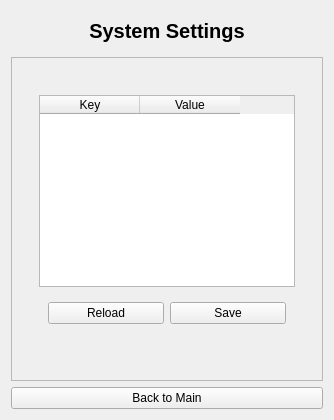
<?xml version="1.0" encoding="UTF-8"?>
<ui version="4.0">
 <class>SettingWidget</class>
 <widget class="QWidget" name="SettingWidget">
  <layout class="QVBoxLayout" name="verticalLayoutRoot">
   <item>
    <widget class="QLabel" name="labelSettingTitle">
     <property name="text">
      <string>System Settings</string>
     </property>
     <property name="alignment">
      <set>Qt::AlignCenter</set>
     </property>
     <property name="styleSheet">
      <string notr="true">font-size:20px; font-weight:600; padding:8px 0;</string>
     </property>
    </widget>
   </item>
   <item>
    <widget class="QScrollArea" name="scrollArea">
     <property name="widgetResizable">
      <bool>true</bool>
     </property>
     <widget class="QWidget" name="scrollAreaWidgetContents">
      <layout class="QVBoxLayout" name="verticalLayoutScroll">
       <item>
        <widget class="QWidget" name="settingsContainer">
         <layout class="QVBoxLayout" name="verticalLayoutSettingsContainer">
          <item>
           <spacer name="verticalSpacerTop">
            <property name="orientation"><enum>Qt::Vertical</enum></property>
            <property name="sizeHint" stdset="0"><size><width>20</width><height>10</height></size></property>
           </spacer>
          </item>
          <item>
           <widget class="QFrame" name="frameSettingsList">
            <property name="frameShape"><enum>QFrame::NoFrame</enum></property>
                        <layout class="QVBoxLayout" name="layoutSettingsList">
                         <item>
                            <widget class="QTableWidget" name="tableSettings">
                             <property name="columnCount">
                                <number>2</number>
                             </property>
                             <column>
                                <property name="text">
                                 <string>Key</string>
                                </property>
                             </column>
                             <column>
                                <property name="text">
                                 <string>Value</string>
                                </property>
                             </column>
                            </widget>
                         </item>
                         <item>
                            <widget class="QWidget" name="settingsButtons">
                             <layout class="QHBoxLayout" name="horizontalLayoutSettingsButtons">
                                <item>
                                 <widget class="QPushButton" name="btnReloadSettings">
                                    <property name="text"><string>Reload</string></property>
                                 </widget>
                                </item>
                                <item>
                                 <widget class="QPushButton" name="btnSaveSettings">
                                    <property name="text"><string>Save</string></property>
                                 </widget>
                                </item>
                             </layout>
                            </widget>
                         </item>
                        </layout>
           </widget>
          </item>
          <item>
           <spacer name="verticalSpacerBottom">
            <property name="orientation"><enum>Qt::Vertical</enum></property>
            <property name="sizeHint" stdset="0"><size><width>20</width><height>20</height></size></property>
           </spacer>
          </item>
         </layout>
        </widget>
       </item>
      </layout>
     </widget>
    </widget>
   </item>
   <item>
    <widget class="QPushButton" name="btnBackFromSetting">
     <property name="text"><string>Back to Main</string></property>
    </widget>
   </item>
  </layout>
 </widget>
 <resources/>
 <connections/>
</ui>
